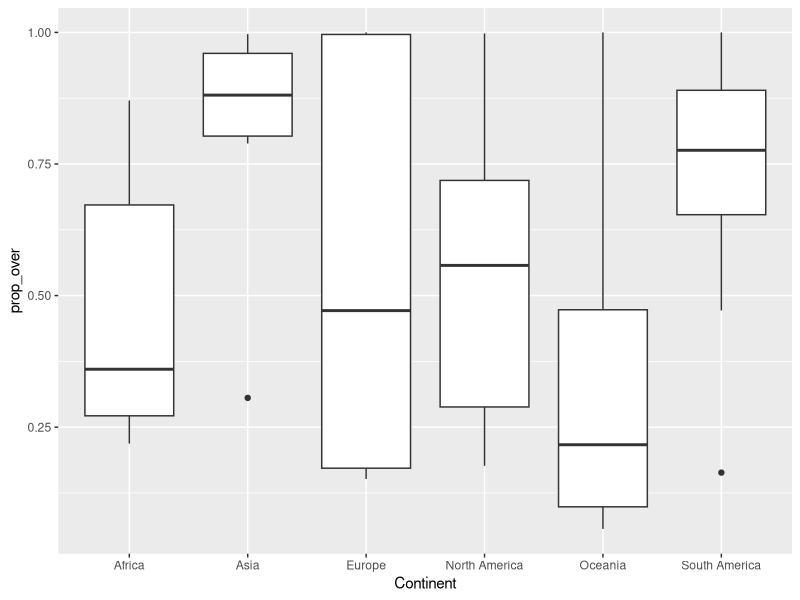

Here is the R script that generated this plot:
## ---- chunk 1
library(tidyverse)
library(dplyr)
library(lubridate)
library(readr)
library(ggplot2)

diving <- read_csv("divingRecords.csv")

diving <- diving |> mutate(Gender = as.factor(Gender), Discipline = as.factor(Discipline), Continent = as.factor(Continent), Date = dmy(Date))

static <- diving |> filter(Discipline == "STA")

static <- static |> mutate(Result = ms(Result), Announced = ms(Announced))

static <- static |> mutate(Result = as.duration(Result), Announced = as.duration(Announced))

static <- static |> mutate(prop_over = (Result - Announced)/Result)

static_over <- static |> select(Name, Discipline, Gender, Continent, prop_over)
## ---- chunk 2
vertical <- diving |> filter(Discipline %in% c("VMT", "CWT", "CWTB", "CNF", "FIM"))

vertical <- vertical |> mutate(Result = parse_number(Result), Announced = parse_number(Announced))

vertical <- vertical |> mutate(prop_over = (Result - Announced)/Result)

vertical_over <- vertical |> select(Name, Discipline, Gender, Continent, prop_over)
## ---- chunk 3
horizontal <- diving |> filter (Discipline %in% c("DYN", "DYNB", "DNF"))

horizontal <- horizontal |> mutate(Result = parse_number(Result), Announced = parse_number(Announced))

horizontal <- horizontal |> mutate(prop_over = (Result - Announced)/Result)

horizontal_over <- horizontal |> select(Name, Discipline, Gender, Continent, prop_over)
## ---- chunk 4
full_over = full_join(static_over, horizontal_over)
## ---- chunk 5
ggplot(full_over, aes(x = Continent, y = prop_over)) +
  geom_boxplot(aes(group = Continent))
